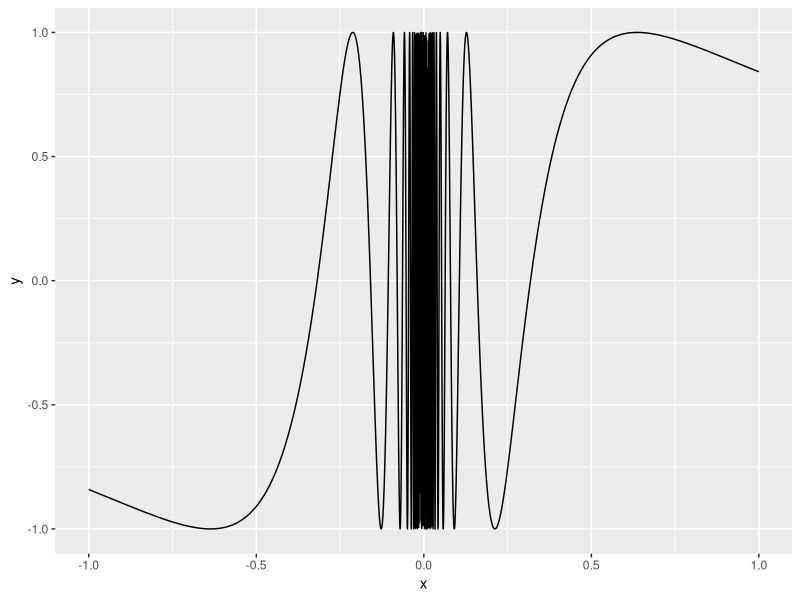

Write R code to recreate this figure.
## ---- chunk 1
suppressMessages(suppressWarnings(library(tidyverse)))
x=seq(-1, 1, length=10000)
y <- sin(1/x)
data.frame(x, y) %>%
  ggplot(aes(x, y)) + geom_line()
